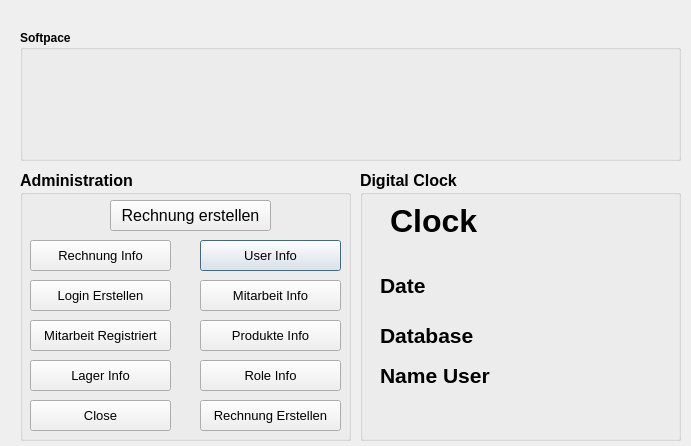
<?xml version="1.0" encoding="UTF-8"?>
<ui version="4.0">
 <class>Adminintration</class>
 <widget class="QDialog" name="Adminintration">
  <property name="geometry">
   <rect>
    <x>0</x>
    <y>0</y>
    <width>691</width>
    <height>446</height>
   </rect>
  </property>
  <property name="windowTitle">
   <string>Dialog</string>
  </property>
  <widget class="QGroupBox" name="groupBoxAdmin">
   <property name="geometry">
    <rect>
     <x>20</x>
     <y>170</y>
     <width>331</width>
     <height>271</height>
    </rect>
   </property>
   <property name="font">
    <font>
     <pointsize>12</pointsize>
     <weight>75</weight>
     <bold>true</bold>
    </font>
   </property>
   <property name="title">
    <string>Administration</string>
   </property>
   <widget class="QPushButton" name="pushButtonLogInfi">
    <property name="geometry">
     <rect>
      <x>180</x>
      <y>70</y>
      <width>141</width>
      <height>31</height>
     </rect>
    </property>
    <property name="font">
     <font>
      <pointsize>10</pointsize>
      <weight>50</weight>
      <bold>false</bold>
     </font>
    </property>
    <property name="text">
     <string>User Info</string>
    </property>
   </widget>
   <widget class="QPushButton" name="pushButton_RechnungInfo">
    <property name="geometry">
     <rect>
      <x>10</x>
      <y>70</y>
      <width>141</width>
      <height>31</height>
     </rect>
    </property>
    <property name="font">
     <font>
      <pointsize>10</pointsize>
      <weight>50</weight>
      <bold>false</bold>
     </font>
    </property>
    <property name="text">
     <string>Rechnung Info</string>
    </property>
   </widget>
   <widget class="QPushButton" name="pushButton_MitarbeitInfo">
    <property name="geometry">
     <rect>
      <x>180</x>
      <y>110</y>
      <width>141</width>
      <height>31</height>
     </rect>
    </property>
    <property name="font">
     <font>
      <pointsize>10</pointsize>
      <weight>50</weight>
      <bold>false</bold>
     </font>
    </property>
    <property name="text">
     <string>Mitarbeit Info</string>
    </property>
   </widget>
   <widget class="QPushButton" name="pushButton_RoleInfo">
    <property name="geometry">
     <rect>
      <x>180</x>
      <y>190</y>
      <width>141</width>
      <height>31</height>
     </rect>
    </property>
    <property name="font">
     <font>
      <pointsize>10</pointsize>
      <weight>50</weight>
      <bold>false</bold>
     </font>
    </property>
    <property name="text">
     <string>Role Info</string>
    </property>
   </widget>
   <widget class="QPushButton" name="pushButton_ProdukteInfo">
    <property name="geometry">
     <rect>
      <x>180</x>
      <y>150</y>
      <width>141</width>
      <height>31</height>
     </rect>
    </property>
    <property name="font">
     <font>
      <pointsize>10</pointsize>
      <weight>50</weight>
      <bold>false</bold>
     </font>
    </property>
    <property name="text">
     <string>Produkte Info</string>
    </property>
   </widget>
   <widget class="QPushButton" name="pushButton_LagerInfo">
    <property name="geometry">
     <rect>
      <x>10</x>
      <y>190</y>
      <width>141</width>
      <height>31</height>
     </rect>
    </property>
    <property name="font">
     <font>
      <pointsize>10</pointsize>
      <weight>50</weight>
      <bold>false</bold>
     </font>
    </property>
    <property name="text">
     <string>Lager Info</string>
    </property>
   </widget>
   <widget class="QPushButton" name="pushButtonLoginERstellen">
    <property name="geometry">
     <rect>
      <x>10</x>
      <y>110</y>
      <width>141</width>
      <height>31</height>
     </rect>
    </property>
    <property name="font">
     <font>
      <pointsize>10</pointsize>
      <weight>50</weight>
      <bold>false</bold>
     </font>
    </property>
    <property name="text">
     <string>Login Erstellen</string>
    </property>
   </widget>
   <widget class="QPushButton" name="pushButton_CreateMitarbeit">
    <property name="geometry">
     <rect>
      <x>10</x>
      <y>150</y>
      <width>141</width>
      <height>31</height>
     </rect>
    </property>
    <property name="font">
     <font>
      <pointsize>10</pointsize>
      <weight>50</weight>
      <bold>false</bold>
     </font>
    </property>
    <property name="text">
     <string>Mitarbeit Registriert</string>
    </property>
   </widget>
   <widget class="QPushButton" name="pushButton_RechnungErstellen">
    <property name="geometry">
     <rect>
      <x>180</x>
      <y>230</y>
      <width>141</width>
      <height>31</height>
     </rect>
    </property>
    <property name="font">
     <font>
      <pointsize>10</pointsize>
      <weight>50</weight>
      <bold>false</bold>
     </font>
    </property>
    <property name="text">
     <string>Rechnung Erstellen</string>
    </property>
   </widget>
   <widget class="QPushButton" name="pushButtonClose">
    <property name="geometry">
     <rect>
      <x>10</x>
      <y>230</y>
      <width>141</width>
      <height>31</height>
     </rect>
    </property>
    <property name="font">
     <font>
      <pointsize>10</pointsize>
      <weight>50</weight>
      <bold>false</bold>
     </font>
    </property>
    <property name="text">
     <string>Close</string>
    </property>
   </widget>
   <widget class="QPushButton" name="btnRechnungErstellen">
    <property name="geometry">
     <rect>
      <x>90</x>
      <y>30</y>
      <width>161</width>
      <height>31</height>
     </rect>
    </property>
    <property name="font">
     <font>
      <weight>50</weight>
      <italic>false</italic>
      <bold>false</bold>
     </font>
    </property>
    <property name="text">
     <string>Rechnung erstellen</string>
    </property>
   </widget>
  </widget>
  <widget class="QGroupBox" name="groupBox_DigitalClock">
   <property name="geometry">
    <rect>
     <x>360</x>
     <y>170</y>
     <width>321</width>
     <height>271</height>
    </rect>
   </property>
   <property name="font">
    <font>
     <pointsize>12</pointsize>
     <weight>75</weight>
     <bold>true</bold>
    </font>
   </property>
   <property name="title">
    <string>Digital Clock</string>
   </property>
   <widget class="QLabel" name="label_DigitalClock">
    <property name="geometry">
     <rect>
      <x>30</x>
      <y>20</y>
      <width>251</width>
      <height>61</height>
     </rect>
    </property>
    <property name="font">
     <font>
      <pointsize>24</pointsize>
     </font>
    </property>
    <property name="text">
     <string>Clock</string>
    </property>
   </widget>
   <widget class="QLabel" name="label_DateTime">
    <property name="geometry">
     <rect>
      <x>20</x>
      <y>100</y>
      <width>291</width>
      <height>31</height>
     </rect>
    </property>
    <property name="font">
     <font>
      <pointsize>16</pointsize>
     </font>
    </property>
    <property name="text">
     <string>Date</string>
    </property>
   </widget>
   <widget class="QLabel" name="Label_DatabaseConnecction">
    <property name="geometry">
     <rect>
      <x>20</x>
      <y>150</y>
      <width>291</width>
      <height>31</height>
     </rect>
    </property>
    <property name="font">
     <font>
      <pointsize>16</pointsize>
      <weight>75</weight>
      <bold>true</bold>
     </font>
    </property>
    <property name="text">
     <string>Database</string>
    </property>
   </widget>
   <widget class="QLabel" name="Label_NameUser">
    <property name="geometry">
     <rect>
      <x>20</x>
      <y>190</y>
      <width>291</width>
      <height>31</height>
     </rect>
    </property>
    <property name="font">
     <font>
      <pointsize>16</pointsize>
      <weight>75</weight>
      <bold>true</bold>
     </font>
    </property>
    <property name="text">
     <string>Name User</string>
    </property>
   </widget>
  </widget>
  <widget class="QGroupBox" name="groupBoxSoftpace">
   <property name="geometry">
    <rect>
     <x>20</x>
     <y>30</y>
     <width>661</width>
     <height>131</height>
    </rect>
   </property>
   <property name="font">
    <font>
     <weight>75</weight>
     <bold>true</bold>
    </font>
   </property>
   <property name="title">
    <string>Softpace</string>
   </property>
   <widget class="QLabel" name="label">
    <property name="geometry">
     <rect>
      <x>10</x>
      <y>20</y>
      <width>331</width>
      <height>101</height>
     </rect>
    </property>
    <property name="text">
     <string/>
    </property>
    <property name="pixmap">
     <pixmap>../../../../Qt/Logo/Logo.jpg</pixmap>
    </property>
   </widget>
   <widget class="QLabel" name="label_4">
    <property name="geometry">
     <rect>
      <x>350</x>
      <y>20</y>
      <width>281</width>
      <height>101</height>
     </rect>
    </property>
    <property name="text">
     <string/>
    </property>
    <property name="pixmap">
     <pixmap>../../../../Qt/Blaise-Passbilder/Blaise-Passbild_klein_sw.jpg</pixmap>
    </property>
   </widget>
  </widget>
 </widget>
 <resources/>
 <connections/>
</ui>
